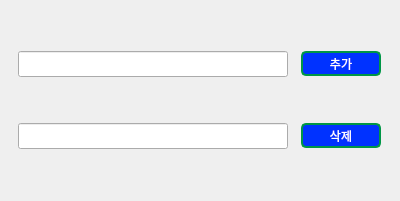
<?xml version="1.0" encoding="UTF-8"?>
<ui version="4.0">
 <class>Dialog</class>
 <widget class="QDialog" name="Dialog">
  <property name="enabled">
   <bool>true</bool>
  </property>
  <property name="geometry">
   <rect>
    <x>0</x>
    <y>0</y>
    <width>400</width>
    <height>201</height>
   </rect>
  </property>
  <property name="sizePolicy">
   <sizepolicy hsizetype="Maximum" vsizetype="Preferred">
    <horstretch>0</horstretch>
    <verstretch>0</verstretch>
   </sizepolicy>
  </property>
  <property name="minimumSize">
   <size>
    <width>400</width>
    <height>201</height>
   </size>
  </property>
  <property name="maximumSize">
   <size>
    <width>16777215</width>
    <height>201</height>
   </size>
  </property>
  <property name="windowTitle">
   <string>고객메일저장 - AI04B</string>
  </property>
  <property name="windowIcon">
   <iconset>
    <normaloff>아이콘1.png</normaloff>아이콘1.png</iconset>
  </property>
  <property name="styleSheet">
   <string notr="true">QPushButton{
	color: white;
	background-color: rgb(58, 134, 255);
	border-radius: 5px;
}
#Dialog{
	background:url(&quot;./main&quot;)
}</string>
  </property>
  <property name="sizeGripEnabled">
   <bool>false</bool>
  </property>
  <property name="modal">
   <bool>false</bool>
  </property>
  <layout class="QGridLayout" name="gridLayout">
   <item row="0" column="0">
    <widget class="QLineEdit" name="lineEdit">
     <property name="sizePolicy">
      <sizepolicy hsizetype="Fixed" vsizetype="Fixed">
       <horstretch>0</horstretch>
       <verstretch>0</verstretch>
      </sizepolicy>
     </property>
     <property name="minimumSize">
      <size>
       <width>270</width>
       <height>26</height>
      </size>
     </property>
     <property name="baseSize">
      <size>
       <width>0</width>
       <height>0</height>
      </size>
     </property>
    </widget>
   </item>
   <item row="0" column="1">
    <widget class="QPushButton" name="pushButton">
     <property name="sizePolicy">
      <sizepolicy hsizetype="Fixed" vsizetype="Fixed">
       <horstretch>40</horstretch>
       <verstretch>70</verstretch>
      </sizepolicy>
     </property>
     <property name="minimumSize">
      <size>
       <width>80</width>
       <height>25</height>
      </size>
     </property>
     <property name="styleSheet">
      <string notr="true">QPushButton{
	color: white;
	background-color:  rgb(0, 50, 255);
	border: 2px solid rgb(0, 150, 70);
	border-radius: 5px;
}</string>
     </property>
     <property name="text">
      <string>추가</string>
     </property>
    </widget>
   </item>
   <item row="1" column="0">
    <widget class="QLineEdit" name="lineEdit_2">
     <property name="enabled">
      <bool>true</bool>
     </property>
     <property name="sizePolicy">
      <sizepolicy hsizetype="Minimum" vsizetype="Maximum">
       <horstretch>150</horstretch>
       <verstretch>70</verstretch>
      </sizepolicy>
     </property>
     <property name="minimumSize">
      <size>
       <width>270</width>
       <height>26</height>
      </size>
     </property>
     <property name="layoutDirection">
      <enum>Qt::LeftToRight</enum>
     </property>
    </widget>
   </item>
   <item row="1" column="1">
    <widget class="QPushButton" name="pushButton_2">
     <property name="sizePolicy">
      <sizepolicy hsizetype="Fixed" vsizetype="Fixed">
       <horstretch>0</horstretch>
       <verstretch>0</verstretch>
      </sizepolicy>
     </property>
     <property name="minimumSize">
      <size>
       <width>80</width>
       <height>25</height>
      </size>
     </property>
     <property name="styleSheet">
      <string notr="true">QPushButton{
	color: white;
	background-color:  rgb(0, 50, 255);
	border: 2px solid rgb(0, 150, 70);
	border-radius: 5px;
}</string>
     </property>
     <property name="text">
      <string>삭제</string>
     </property>
    </widget>
   </item>
  </layout>
 </widget>
 <resources/>
 <connections/>
</ui>
